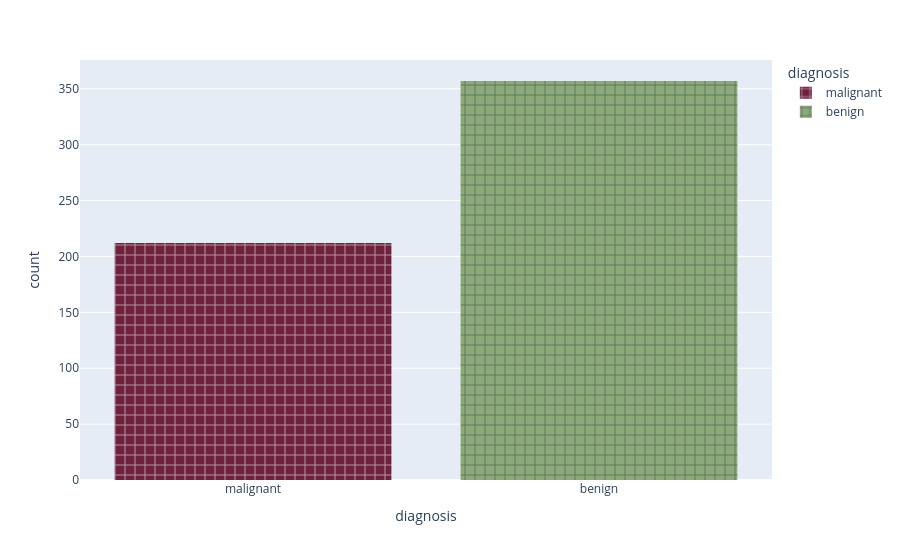

The notebook cell this image was saved under:
### Markdown cell above
## Checking the Frequency for both cases

### Code cell
fig = px.histogram(df, x="diagnosis",color="diagnosis",pattern_shape_sequence="+", color_discrete_sequence=['#6D213C','#8AAA79'])
fig.show()

### Figure 1 — Plotly figure (JSON) as saved in the notebook; plotly's stock layout.template omitted (floating-point values rounded to 4 significant figures; data arrays with more than 128 entries replaced by an {"elided": "..."} marker saying what was removed)
{"data": [{"bingroup": "x", "hovertemplate": "diagnosis=%{x}<br>count=%{y}<extra></extra>", "legendgroup": "malignant", "marker": {"color": "#6D213C", "pattern": {"shape": "+"}}, "name": "malignant", "orientation": "v", "showlegend": true, "type": "histogram", "x": {"elided": "212 str values"}, "xaxis": "x", "yaxis": "y"}, {"bingroup": "x", "hovertemplate": "diagnosis=%{x}<br>count=%{y}<extra></extra>", "legendgroup": "benign", "marker": {"color": "#8AAA79", "pattern": {"shape": "+"}}, "name": "benign", "orientation": "v", "showlegend": true, "type": "histogram", "x": {"elided": "357 str values"}, "xaxis": "x", "yaxis": "y"}], "layout": {"barmode": "relative", "legend": {"title": {"text": "diagnosis"}, "tracegroupgap": 0}, "margin": {"t": 60}, "xaxis": {"anchor": "y", "categoryarray": ["malignant", "benign"], "categoryorder": "array", "domain": [0, 1], "title": {"text": "diagnosis"}}, "yaxis": {"anchor": "x", "domain": [0, 1], "title": {"text": "count"}}}}
